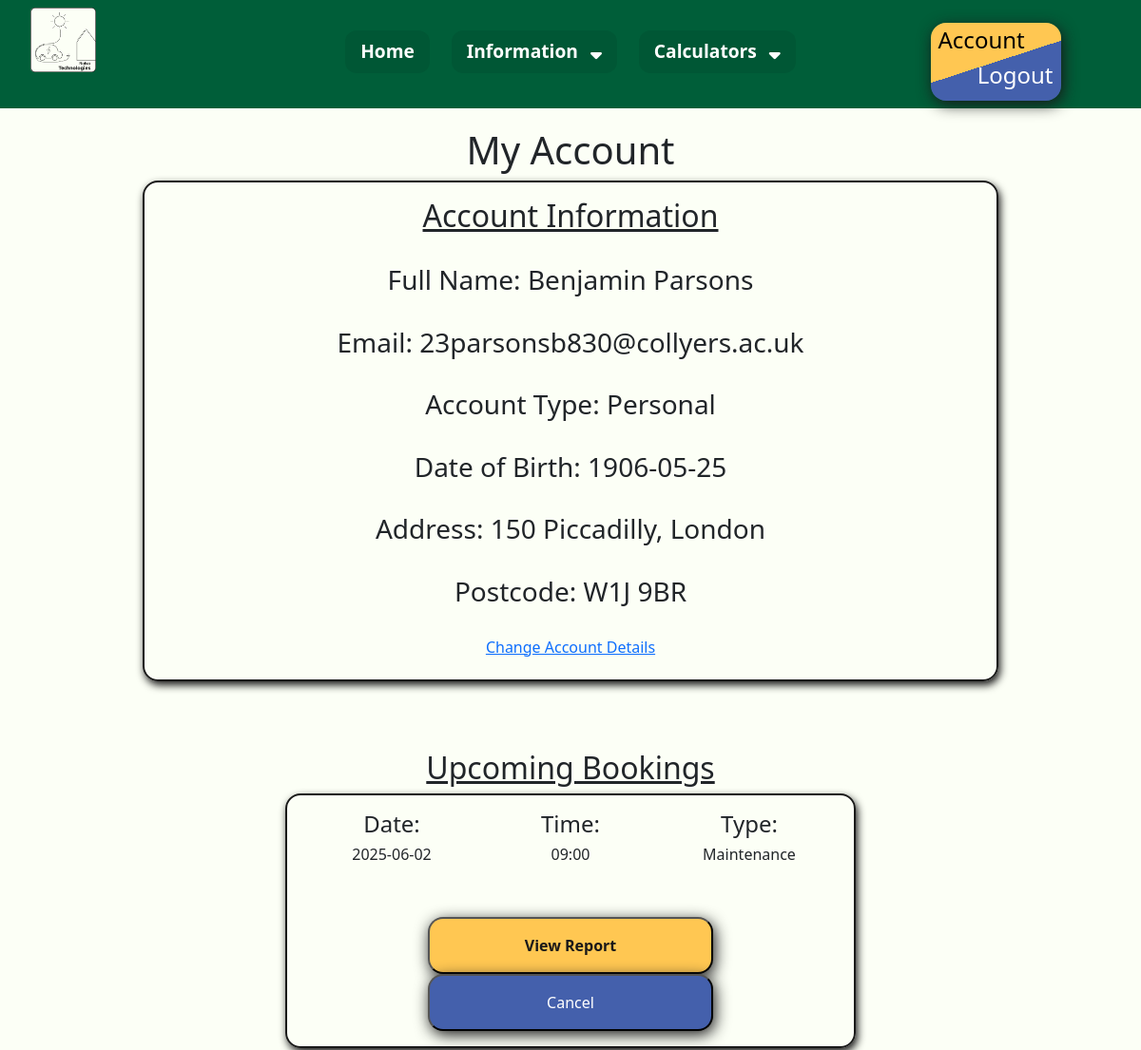
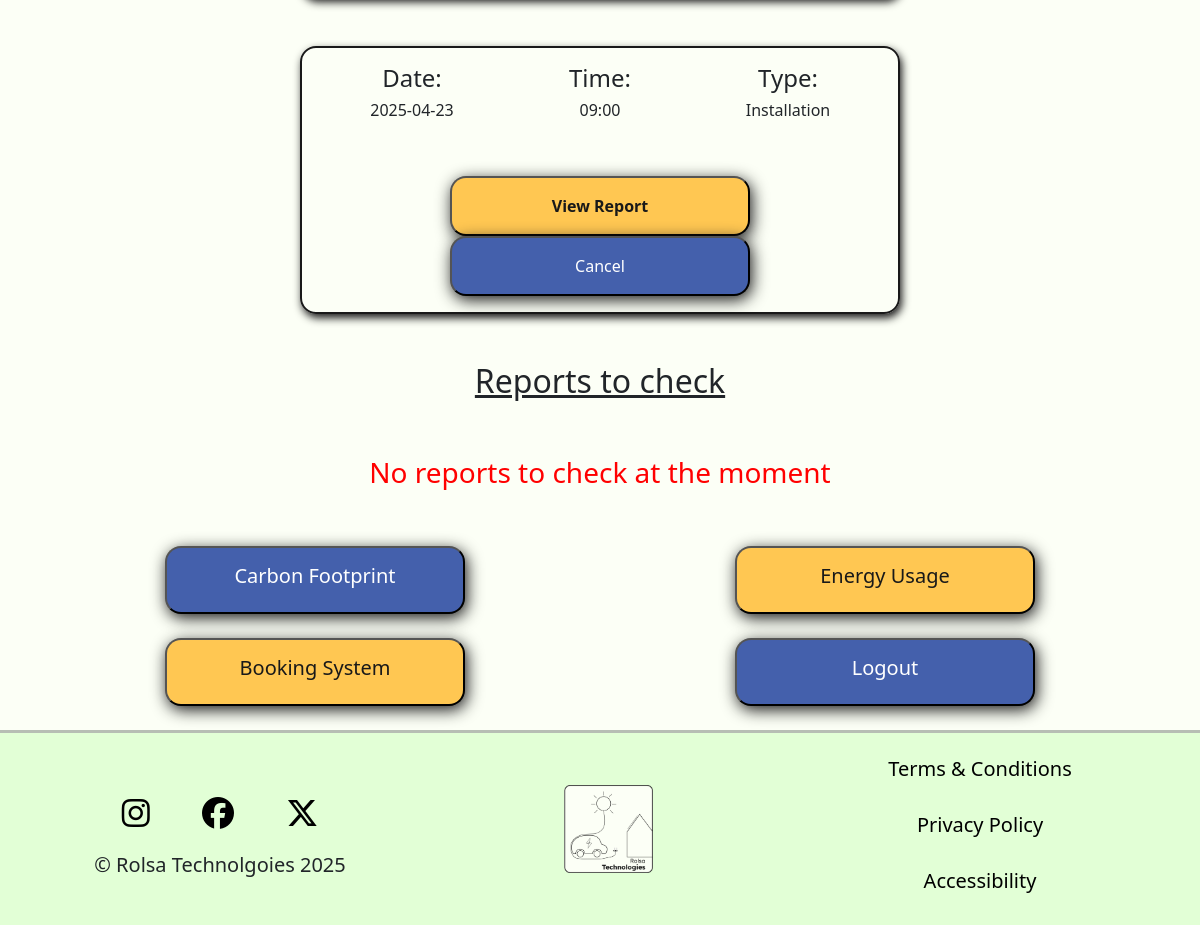
The app's page /account (signed in) with its own data (2 pictures, top to bottom).
### tables this page shows
CREATE TABLE Personal(
    AccountID INTEGER NOT NULL,
    FullName VARCHAR(255) NOT NULL,
    DateOfBirth DATE,
    Address TEXT,
    Postcode VARCHAR(8),
    FOREIGN KEY (AccountID) REFERENCES Account(AccountID)
);

CREATE TABLE Account (
    AccountID INTEGER NOT NULL,
    Email BOOLEAN DEFAULT 1,
    Password VARCHAR(255) NOT NULL,
    AccountTypeID INTEGER DEFAULT 1,
    PRIMARY KEY (AccountID),
    FOREIGN KEY (AccountTypeID) REFERENCES AccountType(AccountTypeID)
);

CREATE TABLE AccountType (
    AccountTypeID INTEGER NOT NULL,
    Type VARCHAR(25) NOT NULL,
    PRIMARY KEY (AccountTypeID)
);

CREATE TABLE BookingType (
    BookingTypeID INTEGER NOT NULL,
    Title VARCHAR(25) NOT NULL,
    PRIMARY KEY (BookingTypeID)
);

### main.py (the view)
@app.route("/account")
def account():
    accountType = session.get('type', None)
    account = session.get('account', None)
    if account != None and accountType == 1 or accountType == 2:
        AccountInformation, BookingsInformation = Get.RetrieveInfo(account, "Account")
        ReportViewing = Get.ReportsToCheck(account)
        if AccountInformation['Address'] is None:
            return redirect("/change_account_details")
        return render_template("account.html", AccountInformation = AccountInformation, BookingsInformation = BookingsInformation, ReportViewing = ReportViewing)
    elif account != None and accountType == 3:
        return redirect("/admin")
    else:
        return redirect("/login")

### get.py (called while the page is built, shortened)
def ReportsToCheck(account):
    ReportViewing = {}
    con = sqlite3.connect("RolsaDB.db")
    cursor = con.cursor()
    cursor.execute("SELECT BR.ReportID, ForDateTime, S.FullName FROM BookingReport BR JOIN Report R ON BR.ReportID = R.ReportID JOIN Staff S ON R.StaffID = S.StaffID JOIN Booking B ON BR.ConsultationID = B.BookingID WHERE FollowUpID IS NULL AND B.AccountID = (SELECT AccountID FROM Account WHERE Email = ?)", (account,))
    Reports = cursor.fetchall()
    con.close()
    return ReportViewing

### main.py (called while the page is built)
@app.context_processor
def inject_global_data():
    return {
        "account": session.get('account', None), #email address is considered as account
        "type": session.get('type', None) #type is considered as account type (Personal, Business, Admin)
    }

### templates/account.html
{% extends "base.html" %}
{% block css %}
<link rel="stylesheet" href="{{ url_for('static', filename='css/account.css') }}">
{% endblock %}
{% block content %}
<h1>My Account</h1>
<div class="infobox">
    <center>
        <h2>Account Information</h2>
        <br>
        {% if AccountInformation.Type == "Personal" %}
          <h3>Full Name: {{ AccountInformation.FullName}}</h3><br>
        {% elif AccountInformation.Type == "Business" %}
          <h3>Business Name: {{ AccountInformation.FullName }}</h3><br>
        {% endif %}
        <h3>Email: {{ AccountInformation.Email }}</h3><br>
        <h3>Account Type: {{ AccountInformation.Type }} </h3><br>
        {% if AccountInformation.DateofBirth %}
        <h3>Date of Birth: {{ AccountInformation.DateofBirth }}</h3><br>
        {% elif AccountInformation.PhoneNumber %}
        <h3>Phone Number: {{ AccountInformation.PhoneNumber }}</h3><br>
        {% endif %}
        <h3>Address: {{ AccountInformation.Address }}</h3><br>
        <h3>Postcode: {{ AccountInformation.Postcode }}</h3><br>
        <h6><a href="{{ url_for('ChangeAccountDetails')}}">Change Account Details</a></h6>
    </center>
</div><br><br><br>
<h2>Upcoming Bookings</h2>
{% if BookingsInformation %}
{% for counter, booking in BookingsInformation.items() %}
<div class="bookingbox">
      <div class="container text-center">
        <div class="row align-items-center">
          <div class="col">
            <h4>Date:</h4>
            <h6>{{ booking.Date }}</h6>
          </div>
          <div class="col">
            <h4>Time:</h4>
            <h6>{{ booking.Time }}</h6>
          </div>
          <div class="col">
            <h4>Type:</h4>
            <h6>{{ booking.Type }}</h6>
          </div>
        </div>
</div>
    <center>
      <br><br>
      <div class="container text-center">
        <div class="row align-items-center">
          {% if booking.Type != "Consultation" %}
          <div class="col">
            <button id="YellowButton" onclick="window.location.href='/From_Booking{{ booking.BookingID }}'"><strong>View Report</strong></button>
          </div>
          {% endif %}
          <div class="col">
            <button id="BlueButton" onclick="window.location.href='/CancelBooking{{ booking.BookingID }}'">Cancel</a>
          </div>
        </div>
      </div>
</div>
<br><br>
{% endfor %}
{% else %}
<br><br>
<h3 style="text-align: center; color: red;">You have no bookings at the moment</h3>
<br><br>
{% endif %}
<h2>Reports to check</h2>
{% if ReportViewing %}
{% for counter, report in ReportViewing.items() %}
  <div class="bookingbox">
    <div class="container text-center">
        <div class="row align-items-center">
          <div class="col">
            <h4>Staff:</h4>
            <h6>{{ report.Staff }}</h6>
          </div>
          <div class="col">
            <h4>Date:</h4>
            <h6>{{ report.Date }}</h6>
          </div>
          <div class="col">
            <button id="YellowButton" onclick="window.location.href='/view_report{{report.ReportID}}'"><strong>View Report</strong></button>
          </div>
        </div>
    </div>
  </div>
  <br><br>
{% endfor %}
{% else %}
<br><br>
<h3 style="text-align: center; color: red;">No reports to check at the moment</h3>
<br><br>
{% endif %}
<div class="container text-center">
    <div class="row align-items-center">
        <div class="col">
            <button id="BlueButton"><h5>Carbon Footprint</h5></button>
        </div>
        <div class="col">
            <button id="YellowButton"><h5>Energy Usage</h5></button>
        </div>
    </div>
</div>
<br>
<div class="container text-center">
    <div class="row align-items-start">
        <div class="col">
            <button id="YellowButton" onclick="window.location.href='{{ url_for('consultation')}}'"><h5>Booking System</h5></button>
        </div>
        <div class="col">
            <button id="BlueButton" onclick="window.location.href='/logout'"><h5>Logout</h5></button>
        </div>
    </div>
</div>
<br>
{% endblock%}

### templates/base.html (shortened to what this page needs)
<!DOCTYPE html>
<html lang="en">
<head>
    <link rel="stylesheet" href="{{ url_for('static', filename='css/general.css') }}">
    {% block css %}{% endblock %}
    <link href="https://cdn.jsdelivr.net/npm/bootstrap@5.3.3/dist/css/bootstrap.min.css" rel="stylesheet">
</head>
<body>
<nav>
    <div class="row">
        <div class="col-sm-3"><a href="{{ url_for('index')}}"><img src="{{ url_for('static', filename='images/Logo.png')}}" id="logo" alt="Rolsa Technologies Logo"></a></div>
        <div class="col-sm-6">
            <div class="top">
            <ul>
                <li><a href="{{ url_for('index')}}">Home</a></li>
                <li>Information <span><i class="fa fa-sort-down"></i></span>
                </li>
                <li>Calculators <span><i class="fa fa-sort-down"></i></span>
                </li>
            </ul>
        </div>
        </div>
        <div  class="col-sm-3">
            <center>
                {% if account %}
                <div id="buttonbox">
                    <h4 id="left"><a href="{{ url_for('account')}}">Account</a></h4>
                    <h4 id="right"><a href="{{ url_for('logout')}}">Logout</a></h4>
                </div>
                {% else %}
                <div id="buttonbox">
                    <h4 id="left"><a href="{{ url_for('login')}}">Login</a></h4>
                    <h4 id="right"><a href="{{ url_for('register')}}">Register</a></h4>
                </div>
                {% endif %}
            </center>
        </div>
    </div>
</nav>
{% block content %}{% endblock %}
<footer>
    <div class="container text-center">
        <div class="row align-items-center">
          <div class="col">
            <a href="https://www.instagram.com/"><i class="fa-brands fa-instagram" aria-hidden="true"></i></a>
            <a href="https://en-gb.facebook.com/"><i class="fa-brands fa-facebook" aria-hidden="true"></i></a>
            <a href="https://x.com/"><i class="fa-brands fa-x-twitter" aria-hidden="true"></i></a>
            <br>
            <h5>&copy; Rolsa Technolgoies 2025</h5>
          </div>
          <div class="col">
            <a href="{{ url_for('index')}}"><img src="{{ url_for('static', filename='images/Logo.png')}}" id="logo" alt="Rolsa Technologies Logo"></a>
          </div>
          <div class="col">
                <br>
                <h5><a href="">Terms & Conditions</a></h5><br>
                <h5><a href="">Privacy Policy</a></h5><br>
                <h5><a href="">Accessibility</a></h5><br>
          </div>
        </div>
      </div>
</footer>
</body>
</html>

### static/css/general.css (style rules this page uses)
body { font-family: "Lexend", sans-serif; margin: 0; padding: 0; background-color: #FCFFF6 !important; color: #191919; }
h1 { text-align: center; margin-bottom: 1.5vh; }
h2 { text-align: center; text-decoration: underline; margin-top: 2vh; margin-bottom: 1vh; }
nav { background-color: #005E39; width: 100%; padding: 1vh 2vh; margin-bottom: 2.5vh; }
nav ul { list-style-type: none; padding: 0; display: flex; justify-content: center; flex-wrap: wrap; position: relative; z-index: 10; color: white; }
nav ul li { display: inline-block; margin: 0.5vh 2%; font-size: larger; font-weight: bolder; background-color: rgba(0, 0, 0, 0.075); padding: 1vh 2vh; position: relative; border-radius: 1.5vh; }
span { margin-left: 1vh; }
nav a { color: white; text-decoration: none; }
#buttonbox { background: rgb(68,96,172); background: linear-gradient(-18deg, rgba(68,96,172,1) 50%, rgba(255,199,82,1) 50%); width: 50%; padding: 0.5vh 1vh; border-radius: 2vh; margin-top: 2vh; box-shadow: 0.25vh 0.5vh 2vh #191919; }
#buttonbox #left { text-align: left; }
#buttonbox h4#left a { color: black; }
#buttonbox #right { text-align: right; }
#logo { width:25%; margin-left: 2vh; }
footer { background-color: #E2FFD6; border-top: 3px solid #b7beb4; }
footer i { font-size: xx-large; margin: 3vh; color: black; }
footer a { color: black; text-decoration: none; }
.top { margin-top: 2.5vh; }
#BlueButton { background-color: #4460AC; color: white; padding: 2vh 4vh; border-radius: 2vh; min-width: 300px; max-width: 95%; box-shadow: 0.25vh 0.5vh 2vh #191919; transition: 0.25s; }
#YellowButton { background-color: #FFC752; color: #191919; padding: 2vh 4vh; border-radius: 2vh; min-width: 300px; max-width: 95%; box-shadow: 0.25vh 0.5vh 2vh #191919; transition: 0.25s; }
.infobox { width: 75%; margin-left: auto; margin-right: auto; padding: 2vh; border: 2px solid #191919; border-radius: 2vh; box-shadow: 0.25vh 0.5vh 1vh #191919; }

### static/css/account.css (style rules this page uses)
.bookingbox { width: 50%; margin-left: auto; margin-right: auto; padding: 2vh; border: 2px solid #191919; border-radius: 2vh; box-shadow: 0.25vh 0.5vh 1vh #191919; }

### records on screen
Personal: FullName "Benjamin Parsons", DateofBirth "1906-05-25", Address "150 Piccadilly, London", Postcode "W1J 9BR"
Account: Email "23parsonsb830@collyers.ac.uk"
AccountType: Type "Personal"
BookingType: Type "Maintenance"
BookingType: Type "Installation"

### other values on screen
{{ booking.Date }} "2025-06-02" "2025-04-23"
{{ booking.Time }} "09:00" "09:00"
